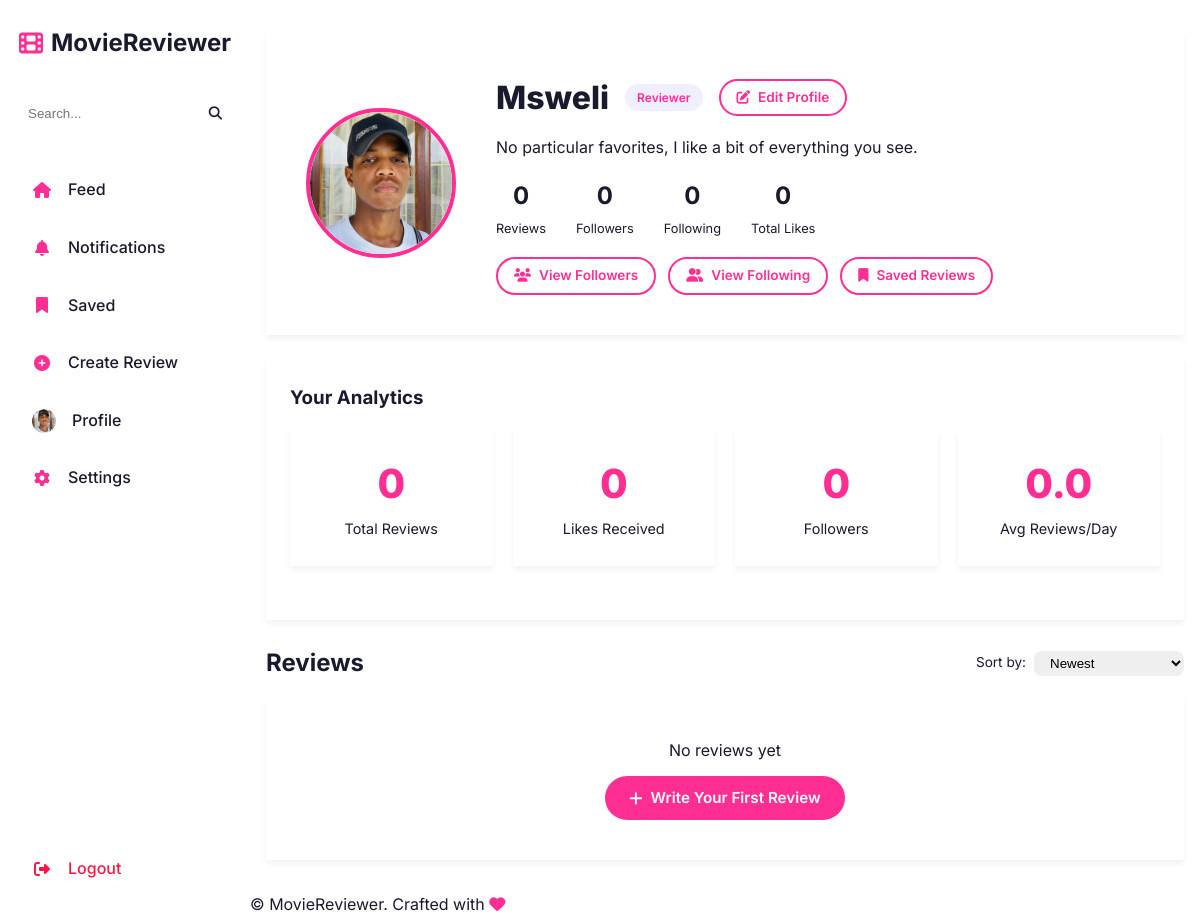
Page /users/1 (signed in) on the committed database.
### app/models/user.py (models this page shows, shortened)
class User(UserMixin, db.Model):
    __tablename__ = 'users'
    id = db.Column(db.Integer, primary_key=True)
    username = db.Column(db.String(80), unique=True, nullable=False, index=True)
    email = db.Column(db.String(120), unique=True, nullable=False, index=True)
    password_hash = db.Column(db.String(200), nullable=False)
    bio = db.Column(db.Text, nullable=True)
    profile_picture = db.Column(db.String(255), nullable=True)
    favorite_genres = db.Column(db.String(255), nullable=True)  # Comma-separated genre IDs
    user_type = db.Column(db.Enum(UserType), default=UserType.REGULAR, nullable=False)
    account_status = db.Column(db.Enum(AccountStatus), default=AccountStatus.ACTIVE)
    created_at = db.Column(db.DateTime, default=datetime.utcnow)
    updated_at = db.Column(db.DateTime, default=datetime.utcnow, onupdate=datetime.utcnow)
    last_login = db.Column(db.DateTime, nullable=True)
    total_reports = db.Column(db.Integer, default=0)
    report_count_by_reason = db.Column(db.JSON, default=dict)  # Stores counts per reason
    deactivated_at = db.Column(db.DateTime, nullable=True)
    deactivation_reason = db.Column(db.String(200), nullable=True)
    reviews = db.relationship('Review', backref='author', lazy='dynamic', cascade='all, delete-orphan')
    comments = db.relationship('Comment', backref='author', lazy='dynamic', cascade='all, delete-orphan')
    likes_given = db.relationship('UserLike', backref='user', lazy='dynamic', foreign_keys='UserLike.user_id')
    saves = db.relationship('UserSave', backref='user', lazy='dynamic')
    following = db.relationship('UserFollow', foreign_keys='UserFollow.follower_id', backref='follower', lazy='dynamic')
    followers = db.relationship('UserFollow', foreign_keys='UserFollow.followed_id', backref='followed', lazy='dynamic')
    notifications = db.relationship('Notification', backref='user', lazy='dynamic', foreign_keys='Notification.user_id')
    def can_create_reviews(self):
        return self.user_type in [UserType.REVIEWER, UserType.ADMIN] and self.account_status == AccountStatus.ACTIVE

### app/views/__init__.py (the view)
@views_bp.route('/users/<int:user_id>')
def profile_page(user_id):
    user = UserService.get_user_by_id(user_id)
    if not user:
        flash('User not found.', 'error')
        return redirect(url_for('views.feed_page'))
    page = request.args.get('page', 1, type=int)
    per_page = request.args.get('per_page', 20, type=int)
    sort_by = request.args.get('sort', 'newest')
    reviews = ReviewService.get_reviews_by_user(user_id, page=page, per_page=per_page, sort_by=sort_by)
    if current_user.is_authenticated and current_user.id != user_id:
        AnalyticsService.update_user_daily_stats(user_id, 'profile_view')
    analytics = None
    if current_user.is_authenticated and user_id == current_user.id:
        try:
            analytics = AnalyticsService.get_user_analytics_summary(user_id)
        except Exception:
            analytics = None
    is_following = False
    if current_user.is_authenticated and current_user.id != user_id:
        is_following = current_user.is_following(user)
    return render_template('users/profile.html', user=user, reviews=reviews, analytics=analytics, sort_by=sort_by, is_following=is_following)

### app/__init__.py (called while the page is built)
@login_manager.user_loader
def load_user(user_id):
    from app.models.user import User
    return User.query.get(int(user_id))

### app/services/analytics_service.py (called while the page is built)
    @staticmethod
    def _ensure_user_analytics_table():
        from app.models.analytics import UserAnalytics
        from sqlalchemy import inspect
        inspector = inspect(db.engine)
        if not inspector.has_table(UserAnalytics.__tablename__):
            UserAnalytics.__table__.create(bind=db.engine, checkfirst=True)

### app/services/review_service.py (called while the page is built)
    @staticmethod
    def get_reviews_by_user(user_id, page=1, per_page=20, sort_by='newest'):
        query = Review.query.filter_by(author_id=user_id, is_published=True)
        if sort_by == 'newest':
            query = query.order_by(desc(Review.published_at))
        elif sort_by == 'oldest':
            query = query.order_by(Review.published_at)
        elif sort_by == 'top_rated':
            query = query.order_by(desc(Review.overall_rating))
        elif sort_by == 'most_liked':
            query = query.order_by(desc(Review.likes_count))
        elif sort_by == 'most_commented':
            query = query.order_by(desc(Review.comments_count))
        return query.paginate(page=page, per_page=per_page, error_out=False)

### app/services/user_service.py (called while the page is built)
    @staticmethod
    def get_user_by_id(user_id):
        return User.query.get(user_id)

### app/templates/users/profile.html (shortened to what this page needs)
{% extends "base.html" %}
{% block content %}
{% from '_macros.html' import render_review_card %}
<div style="max-width: 1000px; margin: 0 auto;">
    <div class="profile-header">
        <img src="{{ user.profile_picture or url_for('static', filename='images/default-avatar.png') }}"
             class="profile-avatar" alt="{{ user.username }}">
        <div class="profile-info">
            <div style="display: flex; align-items: center; gap: 16px; flex-wrap: wrap;">
                <h1>{{ user.username }}</h1>
                <span class="status-badge" style="background: rgba(108, 99, 255, 0.1); color: var(--primary-color);">
                    {{ user.user_type.value|title }}
                </span>
                {% if user.id == current_user.id %}
                    <a href="{{ url_for('views.edit_profile_page') }}" class="btn btn-outline btn-sm">
                        <i class="fas fa-edit"></i> Edit Profile
                    </a>
                {% endif %}
            </div>
            {% if user.bio %}
                <p class="profile-bio">{{ user.bio }}</p>
            {% endif %}
            <div class="profile-stats">
                <div class="stat">
                    <span class="stat-number">{{ reviews.total }}</span>
                    <span class="stat-label">Reviews</span>
                </div>
                <div class="stat">
                    <span class="stat-number">{{ user.followers.count() }}</span>
                    <span class="stat-label">Followers</span>
                </div>
                <div class="stat">
                    <span class="stat-number">{{ user.following.count() }}</span>
                    <span class="stat-label">Following</span>
                </div>
                <div class="stat">
                    <span class="stat-number">{{ user.reviews | sum(attribute='likes_count') }}</span>
                    <span class="stat-label">Total Likes</span>
                </div>
            </div>
            <div style="display: flex; gap: 12px; flex-wrap: wrap;">
                <a href="{{ url_for('views.followers_page', user_id=user.id) }}" class="btn btn-outline btn-sm">
                    <i class="fas fa-users"></i> View Followers
                </a>
                <a href="{{ url_for('views.following_page', user_id=user.id) }}" class="btn btn-outline btn-sm">
                    <i class="fas fa-user-friends"></i> View Following
                </a>
                {% if user.id == current_user.id %}
                    <a href="{{ url_for('views.saved_reviews_page') }}" class="btn btn-outline btn-sm">
                        <i class="fas fa-bookmark"></i> Saved Reviews
                    </a>
                {% endif %}
            </div>
        </div>
    </div>
    {% if user.id == current_user.id and analytics %}
        <div class="card" style="margin-bottom: 24px;">
            <h3 style="margin-bottom: 16px;">Your Analytics</h3>
            <div class="admin-stats">
                <div class="admin-stat-card">
                    <span class="number">{{ analytics.total_reviews_all_time or 0 }}</span>
                    <span class="label">Total Reviews</span>
                </div>
                <div class="admin-stat-card">
                    <span class="number">{{ analytics.total_likes_all_time or 0 }}</span>
                    <span class="label">Likes Received</span>
                </div>
                <div class="admin-stat-card">
                    <span class="number">{{ analytics.total_followers or 0 }}</span>
                    <span class="label">Followers</span>
                </div>
                <div class="admin-stat-card">
                    <span class="number">{{ "%.1f"|format(analytics.avg_reviews_per_day or 0) }}</span>
                    <span class="label">Avg Reviews/Day</span>
                </div>
            </div>
        </div>
    {% endif %}
    <div style="display: flex; justify-content: space-between; align-items: center; margin-bottom: 16px;">
        <h2>Reviews</h2>
        <div style="display: flex; gap: 8px; align-items: center;">
            <label for="sortBy" style="font-size: 0.85rem; color: var(--gray-color);">Sort by:</label>
            <select id="sortBy" data-base-url="{{ url_for('views.profile_page', user_id=user.id) }}" style="padding: 4px 12px; border-radius: 8px; border: 1px solid var(--light-gray);">
                <option value="newest" {% if sort_by == 'newest' %}selected{% endif %}>Newest</option>
            </select>
        </div>
    </div>
    {% if reviews.items %}
        <div class="infinite-scroll-container" data-load-more="{{ url_for('users.get_user_reviews', user_id=user.id, sort_by=sort_by) }}">
            {% for review in reviews.items %}
                {{ render_review_card(review) }}
            {% endfor %}
            <div class="load-more-trigger" style="height: 20px;"></div>
            <div class="load-more-end hidden" style="text-align: center; padding: 20px; color: var(--gray-color);">
                <i class="fas fa-check-circle"></i> All reviews loaded
            </div>
        </div>
    {% else %}
        <div class="card text-center" style="padding: 40px 20px;">
            <p style="color: var(--gray-color);">No reviews yet</p>
            {% if user.id == current_user.id and current_user.is_authenticated and current_user.can_create_reviews() %}
                <a href="{{ url_for('views.create_review_page') }}" class="btn btn-primary" style="margin-top: 12px;">
                    <i class="fas fa-plus"></i> Write Your First Review
                </a>
            {% endif %}
        </div>
    {% endif %}
</div>
{% endblock %}

### app/templates/base.html (shortened to what this page needs)
<!DOCTYPE html>
<html lang="en">
<head>
    <link rel="stylesheet" href="https://cdnjs.cloudflare.com/ajax/libs/font-awesome/6.4.0/css/all.min.css">
    <link rel="stylesheet" href="{{ url_for('static', filename='css/style.css') }}">
</head>
<body>
    <div class="app-layout">
        <aside class="sidebar" id="mainNav">
            <div class="nav-brand">
                <a href="{{ url_for('index') }}" class="brand-link">
                    <i class="fas fa-film"></i>
                    <span>MovieReviewer</span>
                </a>
            </div>
            <div class="nav-search-sidebar">
                <form action="{{ url_for('views.feed_page') }}" method="GET" class="search-form">
                    <input type="text" name="q" placeholder="Search..." class="search-input">
                    <button type="submit" class="search-btn"><i class="fas fa-search"></i></button>
                </form>
            </div>
            <nav class="nav-menu-sidebar">
                {% if current_user.is_authenticated %}
                    <a href="{{ url_for('views.feed_page') }}" class="nav-link" title="Feed">
                        <i class="fas fa-home"></i> Feed
                    </a>
                    <a href="{{ url_for('views.notifications_page') }}" class="nav-link notification-bell" title="Notifications">
                        <i class="fas fa-bell"></i> Notifications
                    </a>
                    <a href="{{ url_for('views.saved_reviews_page') }}" class="nav-link" title="Saved">
                        <i class="fas fa-bookmark"></i> Saved
                    </a>
                    {% if current_user.is_authenticated and current_user.can_create_reviews() %}
                        <a href="{{ url_for('views.create_review_page') }}" class="nav-link create-btn" title="Create Review">
                            <i class="fas fa-plus-circle"></i> Create Review
                        </a>
                    {% endif %}
                    <a href="{{ url_for('views.profile_page', user_id=current_user.id) }}" class="nav-link">
                        <img src="{{ current_user.profile_picture or url_for('static', filename='images/default-avatar.png') }}" alt="Profile" class="nav-avatar-small"> Profile
                    </a>
                    <a href="{{ url_for('views.edit_profile_page') }}" class="nav-link">
                        <i class="fas fa-cog"></i> Settings
                    </a>
                    <div style="margin-top: auto; padding-top: 20px;">
                        <a href="{{ url_for('views.logout_page') }}" class="nav-link logout-link">
                            <i class="fas fa-sign-out-alt"></i> Logout
                        </a>
                    </div>
                {% else %}
                    <div class="nav-auth-sidebar">
                        <a href="{{ url_for('views.login_page') }}" class="btn btn-outline btn-block" style="margin-bottom: 10px;">Login</a>
                        <a href="{{ url_for('views.register_page') }}" class="btn btn-primary btn-block">Sign Up</a>
                    </div>
                {% endif %}
            </nav>
        </aside>
        <div class="main-content-wrapper">
            <main class="main-content">
                {% block content %}{% endblock %}
            </main>
            <footer class="footer">
                <div class="footer-container">
                    <p>&copy; MovieReviewer. Crafted with <i class="fas fa-heart" style="color: var(--primary-color);"></i></p>
                </div>
            </footer>
        </div>
    </div>
</body>
</html>

### rows in the picture
User: profile_picture (picture), username "Msweli", user_type.value "Reviewer", bio "No particular favorites, I like a bit of everything you see.", id "Newest"

### other values in the picture
{{ reviews.total }} "0"
{{ user.followers.count() }} "0"
{{ user.following.count() }} "0"
{{ user.reviews | sum(attribute='likes_count') }} "0"
{{ analytics.total_reviews_all_time or 0 }} "0"
{{ analytics.total_likes_all_time or 0 }} "0"
{{ analytics.total_followers or 0 }} "0"
{{ "%.1f"|format(analytics.avg_reviews_per_day or 0) }} "0.0"
